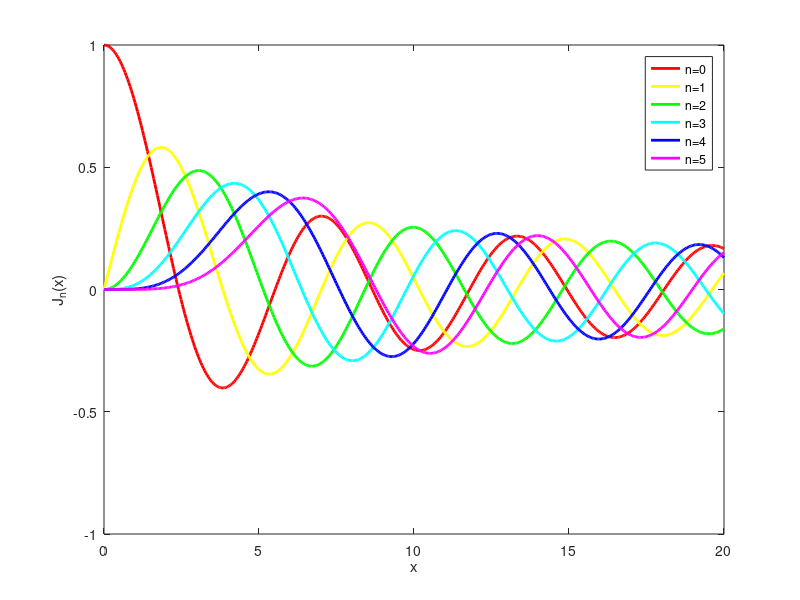
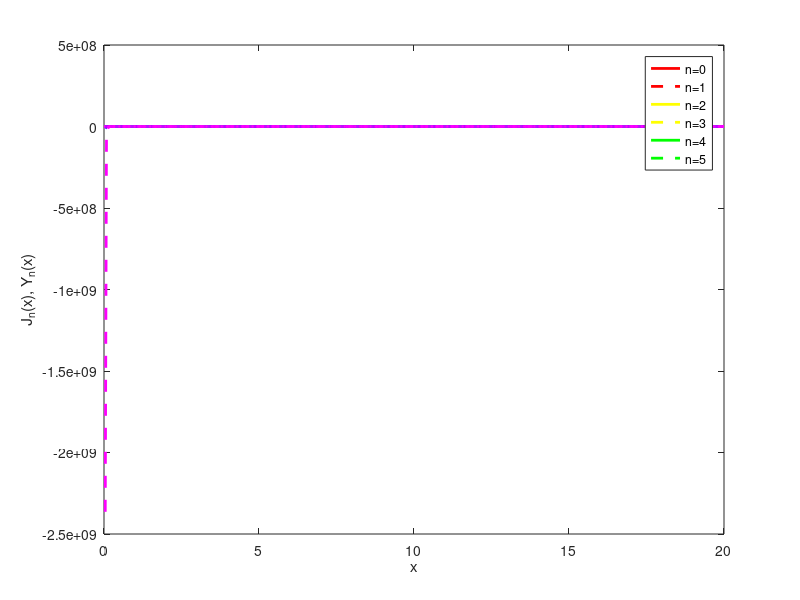
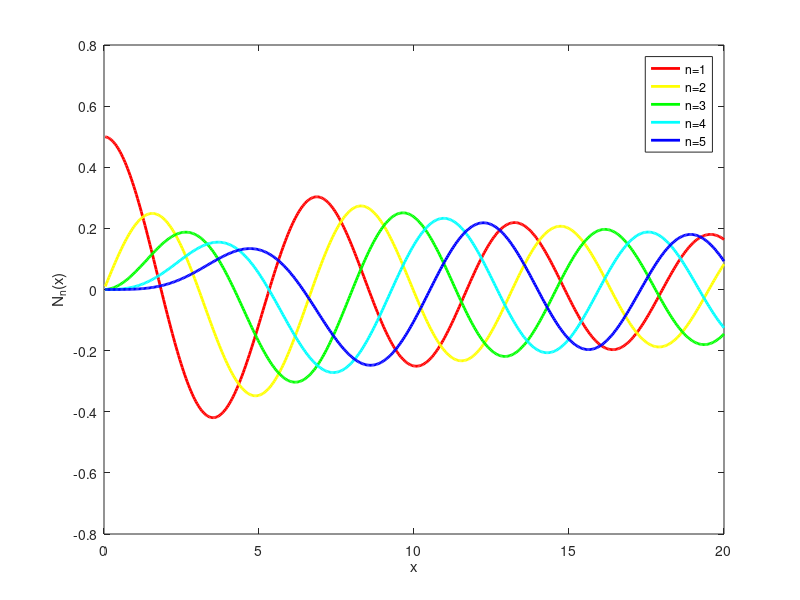
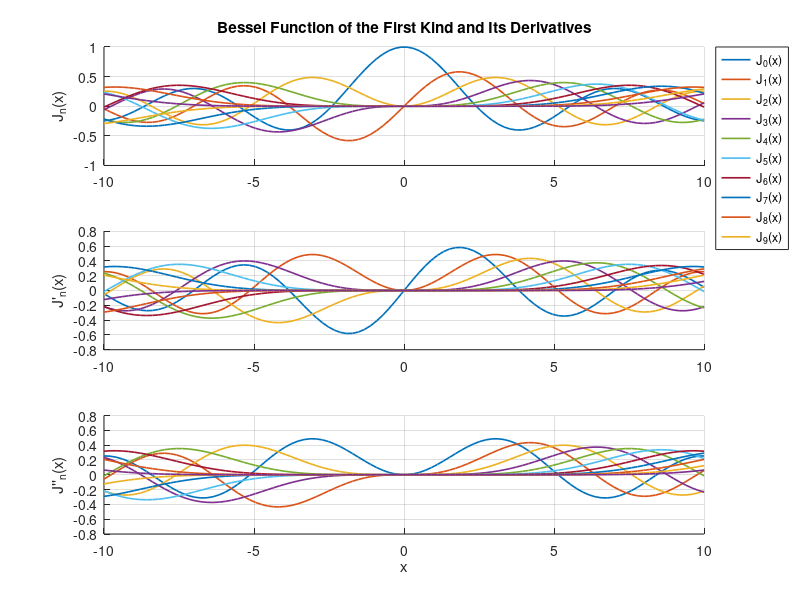

These figures' MATLAB source, in order:
x = linspace(0,20,500);  % ????? ????? x
nmax = 5;  % ?????? ????? ????? ???
colors = hsv(nmax+1);  % ????? ??? ??
figure;  % ??? ????? ???
for n = 0:nmax
    J = besselj(n,x);  % ?????? ???? ??? ?? ????? n
    plot(x,J,'color',colors(n+1,:),'LineWidth',2);  % ??? ???? ??? ?? ??? ??????
    hold on;  % ??? ????? ?????? ???? ?????? ???? ?????
end
xlabel('x');  % ???????? ???? x
ylabel('J_n(x)');  % ???????? ???? y
legend('n=0','n=1','n=2','n=3','n=4','n=5');  % ????? ?????? ???? ????????? ?????
%----------------------------------------------------------------------------------
%%
x = linspace(0,20,500);  % ????? ????? x
nmax = 5;  % ?????? ????? ????? ???
colors = hsv(nmax+1);  % ????? ??? ??
figure;  % ??? ????? ??? ??? ?
for n = 0:nmax
    J = besselj(n,x);  % ?????? ???? ??? ?? ????? n
    Y = bessely(n,x);  % ?????? ???? ??? ??? ? ?? ????? n
    plot(x,J,'color',colors(n+1,:),'LineWidth',2);  % ??? ???? ??? ?? ??? ??????
    hold on;
    plot(x,Y,'--','color',colors(n+1,:),'LineWidth',2);  % ??? ???? ??? ??? ? ?? ??? ??????
end
xlabel('x');  % ???????? ???? x
ylabel('J_n(x), Y_n(x)');  % ???????? ???? y
legend('n=0','n=1','n=2','n=3','n=4','n=5');
figure;  % ??? ????? ??? ??? ?????
for n = 1:nmax
    N = besselj(n-1,x) - n./x.*besselj(n,x);  % ?????? ???? ??? ????? ?? ????? n
    plot(x,N,'color',colors(n,:),'LineWidth',2);  % ??? ???? ??? ????? ?? ??? ??????
    hold on;
end
xlabel('x');  % ???????? ???? x
ylabel('N_n(x)');  % ???????? ???? y
legend('n=1','n=2','n=3','n=4','n=5');
%%
clc
clear
close all

% Parameters
n = 10; % Maximum order
m = 100; % Number of data points
x = linspace(-10,10,m); % Range of x values

% Bessel function of the first kind and its derivatives
J = zeros(n+1,m);
Jp = zeros(n+1,m);
Jpp = zeros(n+1,m);
for k = 0:n
    J(k+1,:) = besselj(k,x);
    Jp(k+1,:) = besselj(k+1,x);
    Jpp(k+1,:) = besselj(k+2,x);
end

% Neumann function and its derivatives
Y = zeros(n+1,m);
Yp = zeros(n+1,m);
Ypp = zeros(n+1,m);
for k = 0:n
    Y(k+1,:) = bessely(k,x);
    Yp(k+1,:) = bessely(k+1,x);
    Ypp(k+1,:) = bessely(k+2,x);
end

% Hankel function of the first kind and its derivatives
H1 = zeros(n+1,m);
H1p = zeros(n+1,m);
H1pp = zeros(n+1,m);
for k = 0:n
    H1(k+1,:) = besselh(k,1,x);
    H1p(k+1,:) = besselh(k+1,1,x);
    H1pp(k+1,:) = besselh(k+2,1,x);
end

% Hankel function of the second kind and its derivatives
H2 = zeros(n+1,m);
H2p = zeros(n+1,m);
H2pp = zeros(n+1,m);
for k = 0:n
    H2(k+1,:) = besselh(k,2,x);
    H2p(k+1,:) = besselh(k+1,2,x);
    H2pp(k+1,:) = besselh(k+2,2,x);
end

% Plot Bessel functions of the first kind and its derivatives
figure
subplot(3,1,1)
hold on
for k = 0:n
    plot(x,J(k+1,:),'LineWidth',1.2)
end
title('Bessel Function of the First Kind and Its Derivatives')
legend('J_0(x)','J_1(x)','J_2(x)','J_3(x)','J_4(x)','J_5(x)','J_6(x)','J_7(x)','J_8(x)','J_9(x)','Location','NorthEastOutside')
ylabel('J_n(x)')
grid on

subplot(3,1,2)
hold on
for k = 0:n
    plot(x,Jp(k+1,:),'LineWidth',1.2)
end
ylabel('J''_n(x)')
grid on

subplot(3,1,3)
hold on
for k = 0:n
    plot(x,Jpp(k+1,:),'LineWidth',1.2)
end
ylabel('J''''_n(x)')
xlabel('x')
grid on
%%
% ????? ????? ??
n = 5; % ????? ???? ????
x = linspace(0, 50, 1000); % ???? ?? (???? ??? ?? ?????? ???? ??????? ???)

% ????? ???? ???? ??? ? ? ?
H1 = zeros(n, length(x)); % ???? ???? ??? ?
H2 = zeros(n, length(x)); % ???? ???? ??? ?

for i = 1:n
    H1(i,:) = besselh(i-1, 1, x); % ???? ???? ??? ? ?? ????? i-1
    H2(i,:) = besselh(i-1, 2, x); % ???? ???? ??? ? ?? ????? i-1
end

% ????? ????? ????
figure;

% Real part of Hankel Function H1
subplot(2,2,1);
plot(x, real(H1(1,:)), x, real(H1(2,:)), x, real(H1(3,:)), x, real(H1(4,:)), x, real(H1(5,:)));
legend('n=1', 'n=2', 'n=3', 'n=4', 'n=5');
xlabel('x');
ylabel('Re(H_1^{(n)}(x))');
title('Real Part of Hankel Function H1');
grid on;

% Imaginary part of Hankel Function H1
subplot(2,2,2);
plot(x, imag(H1(1,:)), x, imag(H1(2,:)), x, imag(H1(3,:)), x, imag(H1(4,:)), x, imag(H1(5,:)));
legend('n=1', 'n=2', 'n=3', 'n=4', 'n=5');
xlabel('x');
ylabel('Im(H_1^{(n)}(x))');
title('Imaginary Part of Hankel Function H1');
grid on;

% Real part of Hankel Function H2
subplot(2,2,3);
plot(x, real(H2(1,:)), x, real(H2(2,:)), x, real(H2(3,:)), x, real(H2(4,:)), x, real(H2(5,:)));
legend('n=1', 'n=2', 'n=3', 'n=4', 'n=5');
xlabel('x');
ylabel('Re(H_2^{(n)}(x))');
title('Real Part of Hankel Function H2');
grid on;

% Imaginary part of Hankel Function H2
subplot(2,2,4);
plot(x, imag(H2(1,:)), x, imag(H2(2,:)), x, imag(H2(3,:)), x, imag(H2(4,:)), x, imag(H2(5,:)));
legend('n=1', 'n=2', 'n=3', 'n=4', 'n=5');
xlabel('x');
ylabel('Im(H_2^{(n)}(x))');
title('Imaginary Part of Hankel Function H2');
grid on;